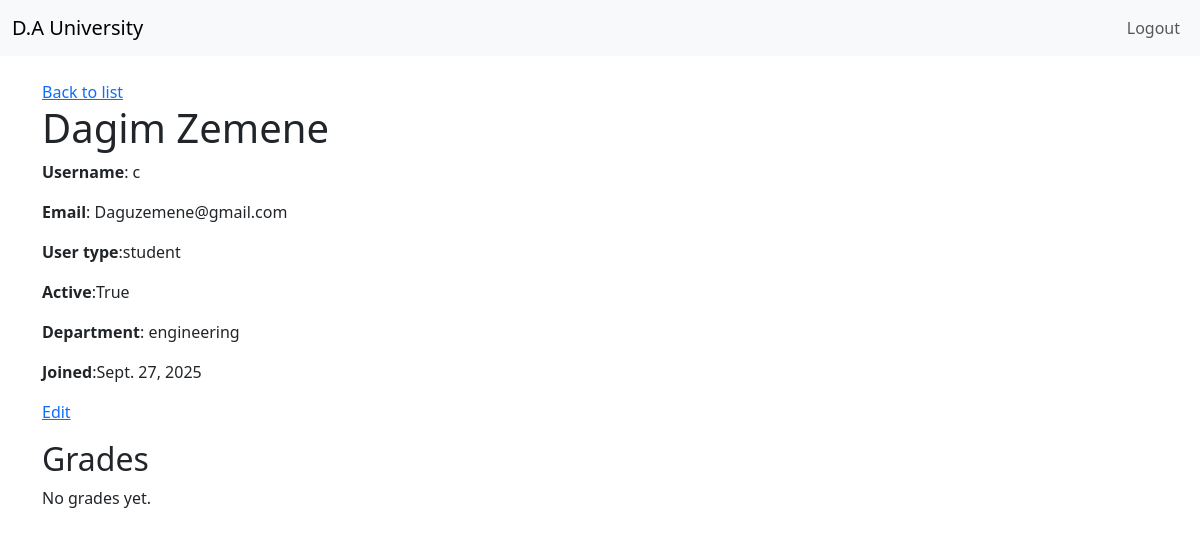
/students/3/ (signed in), run on an earlier commit of the app's database.
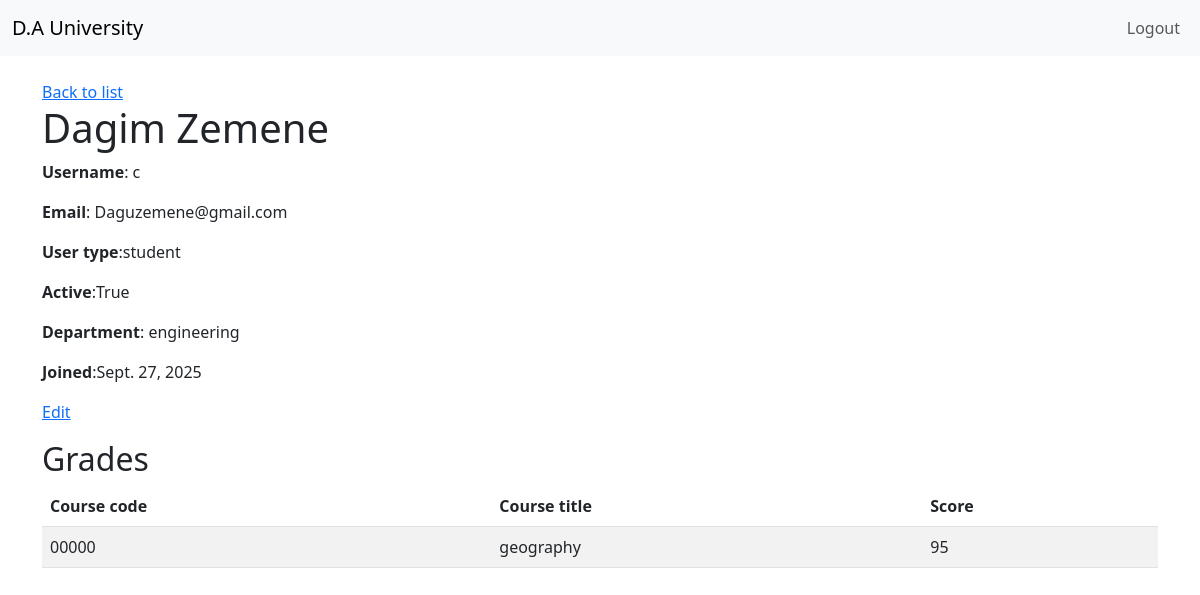
And on a later commit of the database.
### accounts/models.py (models this page shows, shortened)
class Student_user(models.Model):
    user = models.OneToOneField(User, on_delete=models.CASCADE)
    department = models.CharField(max_length=100)
    date_joined = models.DateField(auto_now_add=True,)

class User(AbstractUser):
    USER_TYPES =(
        ('admin', 'Admin'),
        ('staff', 'Staff'),
        ('student', 'Student'),
    )
    user_type = models.CharField(max_length=50, choices=USER_TYPES)
    full_name = models.CharField(max_length=100, null=True)
    registration_Date = models.DateField(auto_now_add=True)

### Courses/models.py (models this page shows, shortened)
class Grade(models.Model):
    student = models.ForeignKey(Student_user, on_delete=models.CASCADE, related_name='grades')
    course = models.ForeignKey(Course, on_delete=models.CASCADE, related_name='grades')
    score = models.PositiveIntegerField()

class Course(models.Model):
    code = models.CharField(max_length=20, unique=True)
    title = models.CharField(max_length=100)
    course = models.CharField(max_length=50, unique=True)
    department = models.CharField(max_length=100, blank=True)
    instructor = models.ForeignKey(Staff_user, on_delete=models.SET_NULL, null=True, blank=True, related_name='courses')

### accounts/views.py (the view)
# urls.py: path('students/<int:user_id>/', student_detail_view, name='student-detail-page'),
def student_detail_view(request, user_id: int):
    if not request.user.is_authenticated:
        return redirect("login")
    if request.user.user_type not in ("admin", "staff"):
        messages.error(request, "You are not authorized to view this page.")
        return redirect("home")
    student = get_object_or_404(
        Student_user.objects.select_related("user"),
        user_id=user_id,
    )
    grades = (
        Grade.objects
        .select_related("course", "student__user")
        .filter(student=student)
        .order_by("course_id")
    )
    context = {
        "student": student,
        "grades": grades,
    }
    return render(request, "accounts/student_detail.html", context)

### accounts/Templates/accounts/student_detail.html
{% extends "accounts/base.html" %}
{% block content %}
<a href="{% url 'students-list-page' %}">Back to list</a>
<h1>{{ student.user.full_name }}</h1>
    <p><strong>Username</strong>: {{ student.user.username }}</p>
    <p><strong>Email</strong>: {{ student.user.email }}</p>
    <p><strong>User type</strong>:{{ student.user.user_type }}</p>
    <p><strong>Active</strong>:{{ student.user.is_active }}</p>
    <p><strong>Department</strong>: {{ student.department }}</p>
    <p><strong>Joined</strong>:{{ student.date_joined }}</p>
<p><a href="{% url 'student-edit-page' user_id=student.user_id %}">Edit</a></p>
<h2>Grades</h2>
{% if grades %}
  <table class="table table table-striped">
    <thead>
      <tr>
        <th>Course code</th>
        <th>Course title</th>
        <th>Score</th>
      </tr>
    </thead>
    <tbody>
      {% for g in grades %}
      <tr>
        <td>{{ g.course.code }}</td>
        <td>{{ g.course.title }}</td>
        <td>{{ g.score }}</td>
      </tr>
      {% endfor %}
    </tbody>
  </table>
{% else %}
  <p>No grades yet.</p>
{% endif %}
{% endblock %}

### accounts/Templates/accounts/base.html (shortened to what this page needs)
<!doctype html>
<html lang="en">
  <head>
    <link href="https://cdn.jsdelivr.net/npm/bootstrap@5.3.0-alpha1/dist/css/bootstrap.min.css" rel="stylesheet">
  </head>
  <body>
    {% include 'accounts/navigation.html' %}
    <div class="container">
      <br/>
        {% block content %}
        {% endblock %}
    </div>
  </body>
</html>

### accounts/Templates/accounts/navigation.html (shortened to what this page needs)
<nav class="navbar navbar-expand-lg navbar-light bg-light">
  <div class="container-fluid">
    <a class="navbar-brand" href="{% url 'home' %}">D.A University</a>
    <div class="collapse navbar-collapse" id="navbarSupportedContent">
      <ul class="navbar-nav ms-auto">
        {% if user.is_authenticated %}
          <li class="nav-item">
            <a class="nav-link" href="{% url 'logout' %}">Logout</a>
          </li>
        {% endif %}
      </ul>
    </div>
  </div>
</nav>

### accounts/Templates/accounts/base.html (style rules this page uses)
body { background-color: #a7a7a7; }

What changed in the data, as far as the page shows it:
added Grade: course.code "00000", course "geography", score "95"
Also different on the page:
text no longer shown: "No grades yet."
text now shown: "Course code Course title Score"
